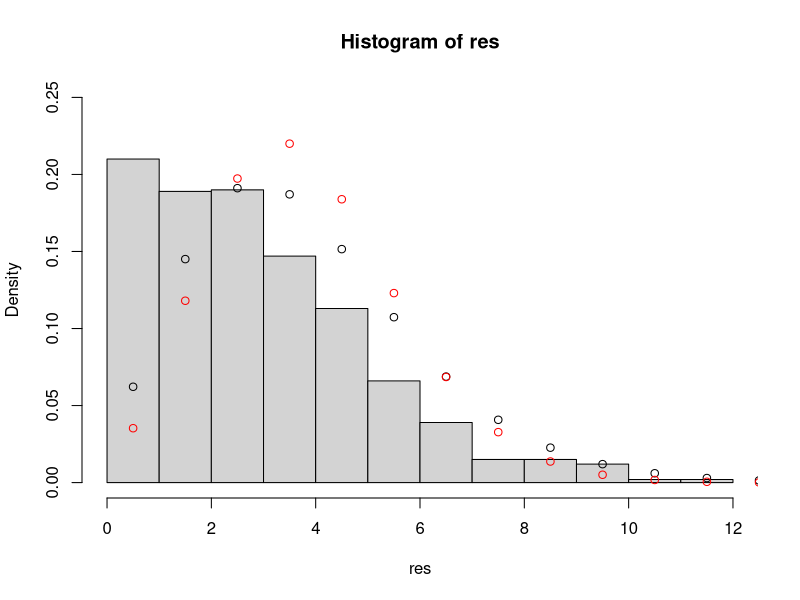

The R script that drew this image: (Note: this script raises an error after producing the figure.)
## ---- chunk 1
## Load frequently used packages for blog posts
library(sessioninfo) # for session_info()
library(ggplot2)
library(here)

## For R images to display well in the RSS feed (disable for local preview)
# knitr::opts_knit$set(base.url = 'stefanengineering.com/post/')

# Don't show code by default
knitr::opts_chunk$set(echo = FALSE, warning = FALSE, comment = NA, message = FALSE)
knitr::opts_knit$set(global.par = TRUE)

# CB Palette like ESL
cbPalette <- c(
  "#999999", "#E69F00", "#56B4E9", "#009E73",
  "#F0E442", "#0072B2", "#D55E00", "#CC79A7")

# My favorite theme
theme_set(ggplot2::theme_minimal(base_size = 15, base_family = "Arial"))
## ---- chunk 2
library(MASS)

ross_14 <- function(N = 10) {
  # Roll the dice
  res <- NULL
  repeat {
    res <- c(res, sample(1:6, size = 50, replace = TRUE))
    evenCount <- cumsum(res %% 2 == 0)
    ind <- which(evenCount == N)
    
    if(length(ind) > 0) break;
  }
  
  res[1:ind[1]]
}

res <- replicate(1000, sum(ross_14() == 1))

ff <- fitdistr(res, "Negative Binomial")
ffp <- fitdistr(res, "Poisson")
x <- seq(0, 20, by = 1)

hist(res, probability = TRUE, ylim = c(0, .25))
points(x + .5, dnbinom(x, size = ff$estimate["size"], mu = ff$estimate["mu"]))
points(x + .5, dpois(x, ffp$estimate), col = "red")

## ---- chunk 3
## Reproducibility info
options(width = 120)
session_info()
